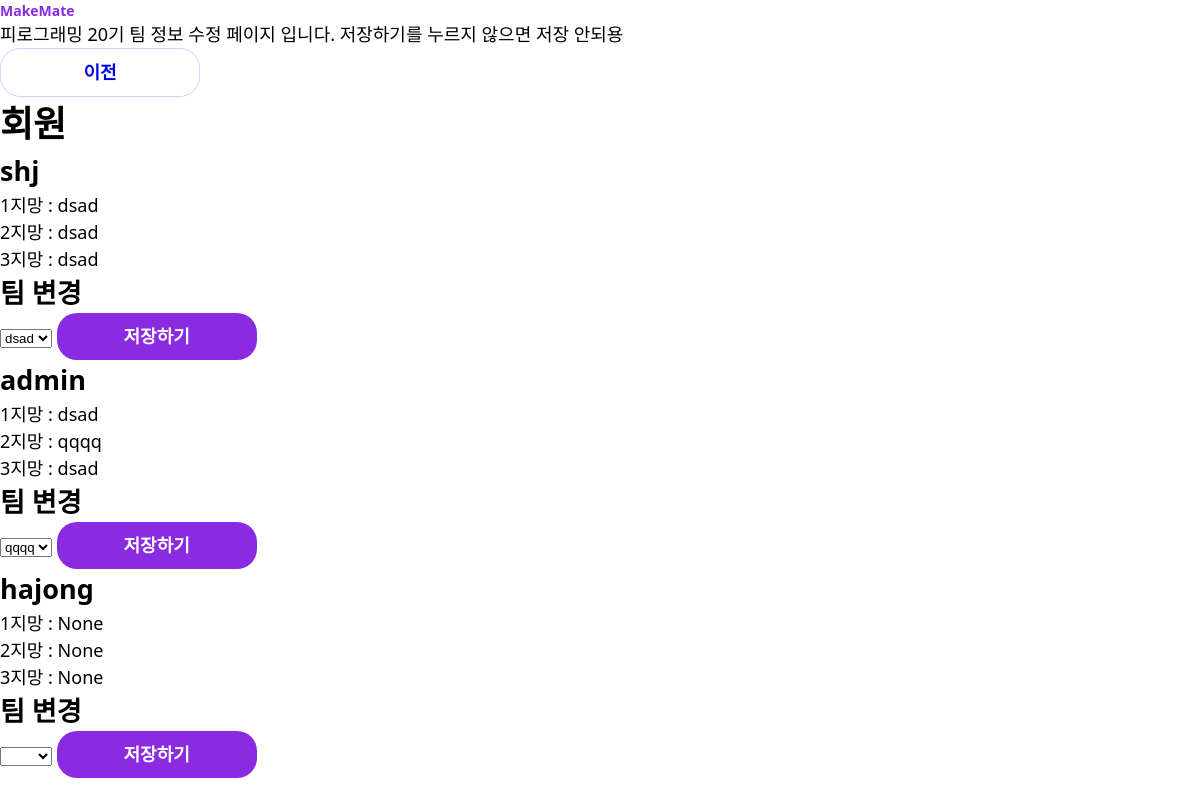
Page /group/1/preresult/modify on the committed database.
### group/models.py (models this page shows)
class MemberState(models.Model):
    STACK_POSITION = (
        ("PM", "기획"),
        ("DESIGN", "디자인"),
        ("FE", "프론트엔드"),
        ("BE", "백엔드"),
        ("SERVER", "배포/서버"),
    )
    group = models.ForeignKey(Group,
                              on_delete=models.CASCADE,
                              related_name="member_states")
    user = models.ForeignKey(User, on_delete=models.CASCADE)
    group_ability = models.PositiveIntegerField("실력", validators=[MaxValueValidator(5), MinValueValidator(1)], null=True)
    group_tech_stack = models.CharField("기술 스택", max_length=10, choices=STACK_POSITION, null=True)
    idea_vote1 = models.ForeignKey(Idea, on_delete=models.CASCADE, related_name="idea_vote1_set", null=True)
    idea_vote2 = models.ForeignKey(Idea, on_delete=models.CASCADE, related_name="idea_vote2_set", null=True)
    idea_vote3 = models.ForeignKey(Idea, on_delete=models.CASCADE, related_name="idea_vote3_set", null=True)
    my_team_idea = models.ForeignKey(Idea, on_delete=models.CASCADE, related_name="my_team_idea_set", null=True)

class Idea(models.Model):
    group = models.ForeignKey(Group, on_delete=models.CASCADE, null=True, related_name="idea_member_states")
    author = models.ForeignKey(User, on_delete=models.CASCADE, null=True)
    title = models.CharField("아이디어 이름", max_length=31, null=True)
    intro = models.CharField("아이디어 한 줄 소개", max_length=50, null=True)
    file = models.FileField("첨부파일", upload_to='ideas/files/%Y/%m/%d/', null=True, blank=True)
    content = models.TextField("아이디어 설명", max_length=1000, default="기본 설명")
    score = models.IntegerField("아이디어 점수", default=0)
    member = models.ManyToManyField(User, related_name='idea_member', blank=True)
    votes = models.IntegerField(default=0)
    def __str__(self):
        return self.title

### common/models.py (models this page shows, shortened)
class User(AbstractUser):
    first_name = None
    last_name = None
    username = models.CharField(max_length=10, unique=True)
    email = models.EmailField()

### group/views.py (the view)
# urls.py: path('<int:group_id>/preresult/modify', preresult_modify, name='preresult_modify'),
def preresult_modify(request, group_id):
    group = Group.objects.get(id=group_id)
    idea_list = Idea.objects.all().order_by('-score')[:group.team_number]
    members = MemberState.objects.filter(group = group)
    if request.method == 'POST':
        selected_values = request.POST.get('team_modify').split(',')
        member_id = int(selected_values[0])
        idea_id = int(selected_values[1])
        mod_mem = MemberState.objects.get(id=member_id)
        mod_idea = Idea.objects.get(id=idea_id)
        mod_mem.my_team_idea = mod_idea
        mod_mem.save()
        url = reverse('group:preresult', args=[group.id])
        return redirect(url)
    else:
        ctx = {
            'members': members,
            'idea_list': idea_list,
            'group': group,
        }
        return render(request, 'preresult/preresult_modify.html', context=ctx)

### templates/preresult/preresult_modify.html (shortened to what this page needs)
{% extends 'base.html' %}
{% block content %}
<div class="preresult_admin_container">
    <div class="preresult_admin_header_container">
        피로그래밍 20기
        <span>팀 정보 수정 페이지 입니다. 저장하기를 누르지 않으면 저장 안되용</span>
        <div class="btns">
            <button class="secondary_button"><a href="/">이전</a></button>
        </div>
    </div>
    <div class="preresult_admin_body_container">
        <h1>회원</h1>
        {% for member in members %}
            <div class="group_preresult_modify_container">
                <h2>{{member.user.username}}</h2>
                <p>1지망 : {{member.idea_vote1}}</p>
                <p>2지망 : {{member.idea_vote2}}</p>
                <p>3지망 : {{member.idea_vote3}}</p>
                <h2>팀 변경</h2>
                <form action="{% url 'group:preresult_modify' group.pk %}" method="post">
                    <select name="team_modify">
                        <option value="{{member.id}},{{member.my_team_idea.id}}">{{member.my_team_idea.title}}</option>
                        {% for idea in idea_list %}
                            <option value="{{member.id}},{{idea.id}}">{{idea.title}}</option>
                        {% endfor %}
                    </select>
                    <button class="primary_button">저장하기</button>
                </form>
            </div>
        {% endfor %}
    </div>
</div>
{% endblock %}

### static/css/root.css (style rules this page uses)
:root { --color_main: #8a2be2; --color_sub_dark: #4a1e9e; --color_sub_bright: #ddcbff; --color_red_highlight: #cc167d; --color_green_highlight: #82ef0e; --padding1: 0.8rem; --padding2: 1.8rem; --padding3: 2rem; --padding4: 2.4rem; --padding5: 3.2rem; --padding6: 4.8rem; --padding7: 8rem; --font_small: 1.4rem; --font_medium: 1.8rem; --font_large: 2.4rem; --font_xlarge: 3.2rem; --font_xxlarge: 8rem; --btn_border_radius: 2rem; --badge_border_radius: 0.5rem; --card_border_radius: 1rem; }

### static/css/global.css (style rules this page uses)
html { font-size: 62.5%; }
body { font-size: var(--font_medium); line-height: 1.5; box-sizing: border-box; font-family: 'Nanum Gothic', 'Segoe UI', Tahoma, Geneva, Verdana, sans-serif; }
.primary_button, .secondary_button, .cta_button { display: inline-block; width: 200px; padding: 10px 0; text-align: center; border-radius: var(--btn_border_radius); font-weight: bold; }
.primary_button { background-color: var(--color_main); color: white; }
.secondary_button { border: 1px solid var(--color_sub_bright); color: var(--color_main); }

### rows in the picture
MemberState: user.username "shj", idea_vote1 "dsad", idea_vote2 "dsad", idea_vote3 "dsad", team_modify "dsad"
MemberState: user.username "admin", idea_vote1 "dsad", idea_vote2 "qqqq", idea_vote3 "dsad", team_modify "qqqq"
MemberState: user.username "hajong", idea_vote1 "None", idea_vote2 "None", idea_vote3 "None"
